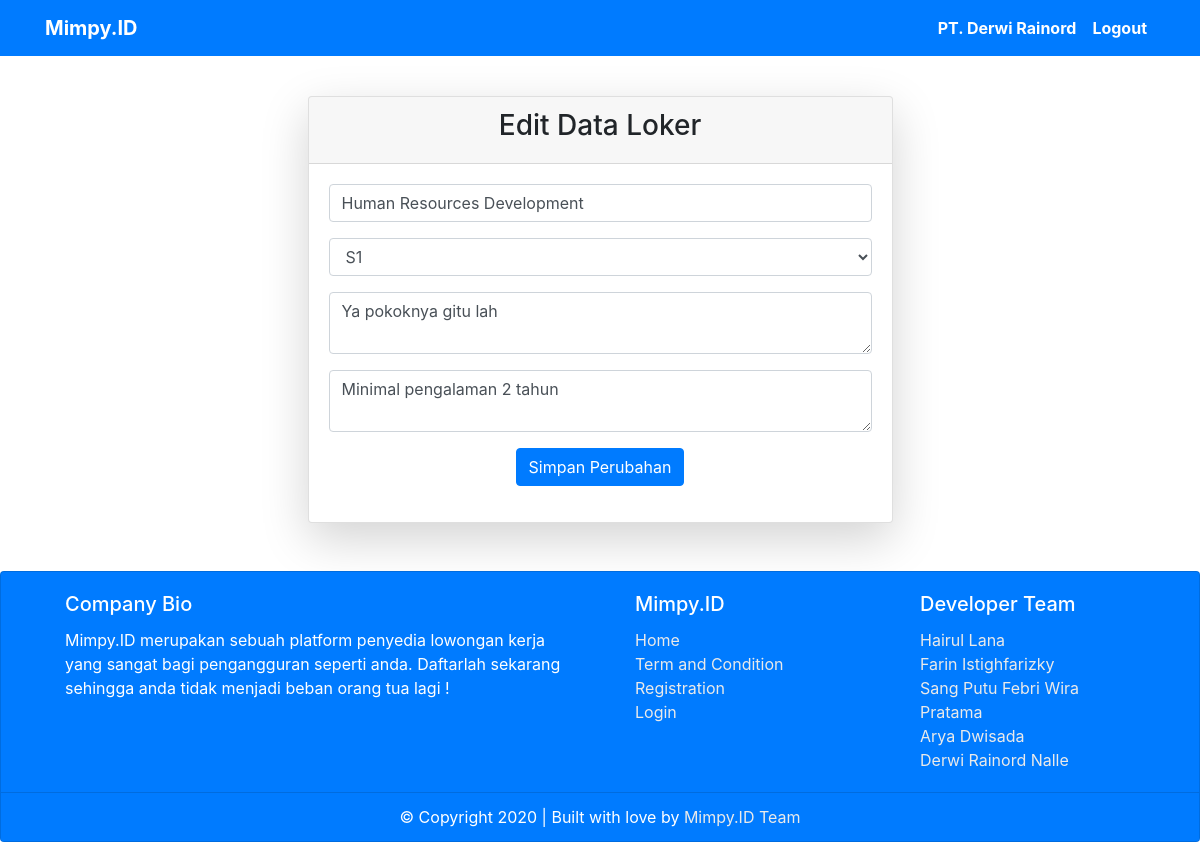
The page /edit-loker.php?id=13 (signed in) on the database its author committed.
### tables this page shows
CREATE TABLE `perusahaan` (
  `id` int(11) NOT NULL,
  `nama` varchar(50) NOT NULL,
  `email` varchar(50) NOT NULL,
  `telp` varchar(20) NOT NULL,
  `kota` varchar(30) NOT NULL,
  `alamat` varchar(100) NOT NULL,
  `deskripsi` varchar(512) NOT NULL,
  `foto` text NOT NULL,
  `password` varchar(255) NOT NULL
);

CREATE TABLE `loker` (
  `id` int(11) NOT NULL,
  `idPerusahaan` int(11) NOT NULL,
  `posisi` varchar(30) NOT NULL,
  `lulusan` varchar(50) NOT NULL,
  `jobdesk` varchar(100) NOT NULL,
  `keterangan` varchar(256) NOT NULL,
  `status` varchar(11) NOT NULL
);

### edit-loker.php (the view, shortened to what this page needs)
<?php
require "db.php";
$id = $_GET["id"];
$loker = mysqli_query($db, "SELECT * from loker where id = $id");
$loker = mysqli_fetch_assoc($loker);
?>
<!DOCTYPE html>
<html lang="en">
<head>
    <?php require "headtags.php" ?>
</head>
<body>
    <?php require "navbar.php" ?>
    <div class="row mt-5">
        <div class="col-md-6 offset-md-3">
            <div class="card shadow-lg">
                <div class="card-header text-center">
                    <h3>Edit Data Loker</h3>
                </div>
                <div class="card-body">
                    <form action="" method="POST">
                        <div class="form-group">
                            <input type="text" class="form-control" placeholder="Posisi" name="posisi" value="<?= $loker["posisi"] ?>">
                        </div>
                        <div class="form-group">
                            <select class="form-control" id="exampleFormControlSelect1" name="lulusan">
                                <?php if ($loker["lulusan"] == "Tanpa Ijasah") : ?>
                                    <option selected value="Tanpa Ijasah">Tanpa Ijasah</option>
                                    <option value="SD">SD</option>
                                    <option value="SMP">SMP</option>
                                    <option value="SMA">SMA/K</option>
                                    <option value="D1">D1</option>
                                    <option value="D2">D2</option>
                                    <option value="D3">D3</option>
                                    <option value="D4">D4</option>
                                    <option value="S1">S1</option>
                                    <option value="S2">S2</option>
                                    <option value="S3">S3</option>
                                <?php elseif ($loker["lulusan"] == "S1") : ?>
                                    <option selected value="S1">S1</option>
                                <?php endif; ?>
                            </select>
                        </div>
                        <div class="form-group">
                            <textarea class="form-control" name="jobdesk" id="" placeholder="Jobdesk" name="jobdesk"><?= $loker["jobdesk"] ?></textarea>
                        </div>
                        <div class="form-group">
                            <textarea class="form-control" name="keterangan" id="" placeholder="Keterangan" name="keterangan"><?= $loker["keterangan"] ?></textarea>
                        </div>
                        <div class="form-group text-center">
                            <button class="btn btn-primary" name="simpanPerubahan">Simpan Perubahan</button>
                        </div>
                    </form>
                </div>
            </div>
        </div>
    </div>
    <?php require "footer.php" ?>
</body>
</html>

### navbar.php (shortened to what this page needs)
<div class="row">
    <div class="col mb-5">
        <?php if (isset($_SESSION["admin"])) : ?>
            <nav class="navbar navbar-expand-lg navbar-dark bg-primary fixed-top">
                <div class="container">
                    <a class="navbar-brand" href="/mimpy.id">Mimpy.ID</a>
                    <button class="navbar-toggler" type="button" data-toggle="collapse" data-target="#navbarSupportedContent" aria-controls="navbarSupportedContent" aria-expanded="false" aria-label="Toggle navigation">
                        <span class="navbar-toggler-icon"></span>
                    </button>
                    <div class="collapse navbar-collapse" id="navbarSupportedContent">
                        <ul class="navbar-nav mr-auto"></ul>
                        <ul class="navbar-nav">
                            <li class="nav-item">
                                <a class="nav-link active" href="profil.php">Admin</a>
                            </li>
                            <li class="nav-item">
                                <a class="nav-link active" href="logout.php">Logout</a>
                            </li>
                        </ul>
                    </div>
                </div>
            </nav>
        <?php elseif (isset($_SESSION["perusahaan"]))    : ?>
            <?php
                $email = $_SESSION["perusahaan"];
                $perusahaan = mysqli_query($db,"SELECT * FROM perusahaan WHERE email = '$email'");
                $perusahaan = mysqli_fetch_assoc($perusahaan);
            ?>
            <nav class="navbar navbar-expand-lg navbar-dark bg-primary fixed-top">
                <div class="container">
                    <a class="navbar-brand" href="/mimpy.id">Mimpy.ID</a>
                    <div class="collapse navbar-collapse" id="navbarSupportedContent">
                        <ul class="navbar-nav">
                            <li class="nav-item">
                                <a class="nav-link active" href="profil.php"><?= $perusahaan["nama"] ?></a>
                            </li>
                            <li class="nav-item">
                                <a class="nav-link active" href="logout.php">Logout</a>
                            </li>
                        </ul>
                    </div>
                </div>
            </nav>
        <?php endif; ?>
    </div>
</div>

### assets/css/mimpy.id.css (style rules this page uses)
.navbar a { font-weight: bold; }

### rows shown on the page
perusahaan: nama "PT. Derwi Rainord"
loker: posisi "Human Resources Development", lulusan "S1", jobdesk "Ya pokoknya gitu lah", keterangan "Minimal pengalaman 2 tahun"
